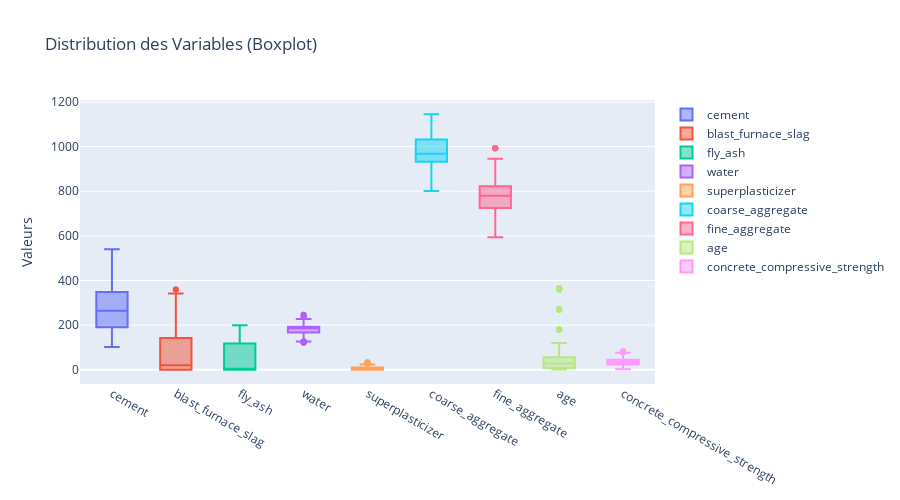

Notebook code for this chart:
### Code cell
fig2 = go.Figure()
for col in df_clean.columns:
    fig2.add_trace(go.Box(y=df_clean[col], name=col))
fig2.update_layout(title='Distribution des Variables (Boxplot)',
                    yaxis_title='Valeurs',
                    height=500)
fig2.show()

### Figure 1 — Plotly figure (JSON) as saved in the notebook; plotly's stock layout.template omitted (floating-point values rounded to 4 significant figures; data arrays with more than 128 entries replaced by an {"elided": "..."} marker saying what was removed)
{"data": [{"name": "cement", "type": "box", "y": {"elided": "1005 float values"}}, {"name": "blast_furnace_slag", "type": "box", "y": {"elided": "1005 float values"}}, {"name": "fly_ash", "type": "box", "y": {"elided": "1005 float values"}}, {"name": "water", "type": "box", "y": {"elided": "1005 float values"}}, {"name": "superplasticizer", "type": "box", "y": {"elided": "1005 float values"}}, {"name": "coarse_aggregate", "type": "box", "y": {"elided": "1005 float values"}}, {"name": "fine_aggregate ", "type": "box", "y": {"elided": "1005 float values"}}, {"name": "age", "type": "box", "y": {"elided": "1005 int values"}}, {"name": "concrete_compressive_strength", "type": "box", "y": {"elided": "1005 float values"}}], "layout": {"height": 500, "title": {"text": "Distribution des Variables (Boxplot)"}, "yaxis": {"title": {"text": "Valeurs"}}}}
